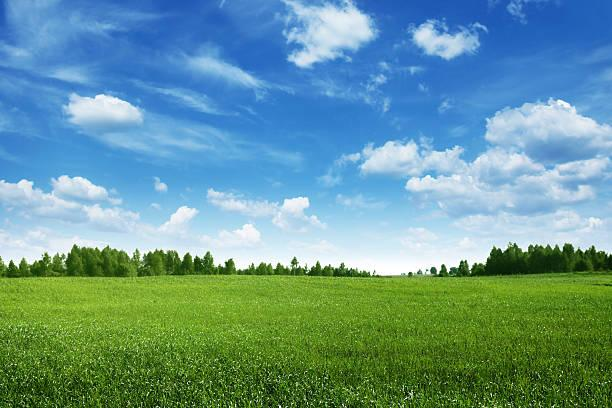
#> input picture zagovor4/data/travnik-uint8.jpeg, 612 x 408 px, found by its file name
$ python script2.py
#> lines starting #> are read from the running program, lines starting #| are printed output that depends on the picture; after the words box and inside, x2 and y2 are one past the last pixel; in counts of white or black regions, pixels touching at a corner belong together
import numpy as np
import matplotlib.pyplot as plt
import os, sys

parent_dir = "/home/urban/Faks/Obdelava slik in videa/Vaje"
sys.path.append(parent_dir)

# Naloga 1:
if __name__ == "__main__":
    image = plt.imread("zagovor4/data/travnik-uint8.jpeg")
#> image is the input picture: shape (408, 612, 3); mean R, G, B 103.3, 151, 149.6
    plt.imshow(image)
    plt.show()

def normalize_image(iImage):
    normalized_image = iImage.astype(float) / iImage.max()
    return normalized_image

if __name__ == "__main__":
    normalized_image = normalize_image(image)
    plt.imshow(normalized_image)
    plt.show()


# Naloga 2:
def rgb2hsv(iImageRGB):
    ri = iImageRGB[:, :, 0]
    gi = iImageRGB[:, :, 1]
    bi = iImageRGB[:, :, 2]

    vi = iImageRGB.max(axis=2)
    ci = vi - iImageRGB.min(axis=2)
    li = vi - ci / 2

    hi = np.zeros_like(vi)
    mask = (vi == ri) & (ci != 0)
#> mask: shape (408, 612) bool; 0.08% white; 15 white regions (13 under 20 px), largest, box (x1, y1, x2, y2) and area: (374, 264, 422, 273) 124, (295, 201, 305, 204) 22
    hi[mask] = 60 * ((gi[mask] - bi[mask]) / ci[mask])
    mask = (vi == gi) & (ci != 0)
#> mask: shape (408, 612) bool; 37.5% white; 61 white regions (58 under 20 px), largest, box (x1, y1, x2, y2) and area: (0, 241, 612, 408) 93560, (356, 257, 366, 263) 30, (21, 184, 28, 188) 24
    hi[mask] = 60 * (2 + (bi[mask] - ri[mask]) / ci[mask])
    mask = (vi == bi) & (ci != 0)
#> mask: shape (408, 612) bool; 62.5% white; 21 black regions (17 under 20 px), largest, box (x1, y1, x2, y2) and area: (0, 241, 612, 408) 93530, (22, 183, 28, 188) 24, (295, 201, 305, 204) 22, (357, 258, 366, 263) 21
    hi[mask] = 60 * (4 + (ri[mask] - gi[mask]) / ci[mask])
    hi[ci == 0] = 0

    si = np.zeros_like(vi)
    si[vi != 0] = ci[vi != 0] / vi[vi != 0]

    hsv_image = np.stack((hi, si, vi), axis=2)

    return hsv_image

if __name__ == "__main__":
    hsv_image = rgb2hsv(normalize_image(image))
    plt.imshow(hsv_image)
    plt.show()

# Naloga 3:
if __name__ == "__main__":
    h_slice = hsv_image[:, :, 0].copy()
    s_slice = hsv_image[:, :, 1]
    v_slice = hsv_image[:, :, 2]

    h_slice[h_slice < 100] = h_slice[h_slice < 100] / 2
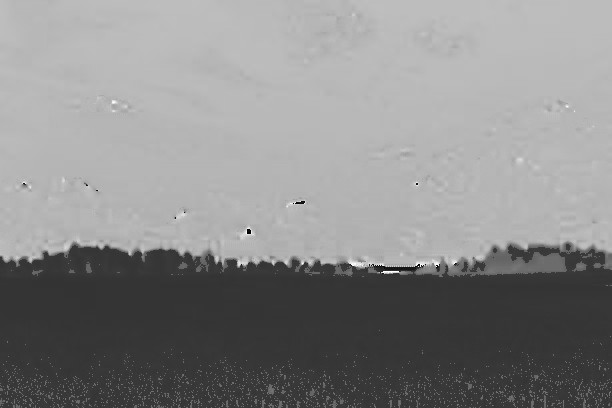
#> h_slice: shape (408, 612) float64; min -27, max 300, mean 148.2; drawn with min black and max white

    img_hsv_transformed = np.stack((h_slice, s_slice, v_slice), axis=2)
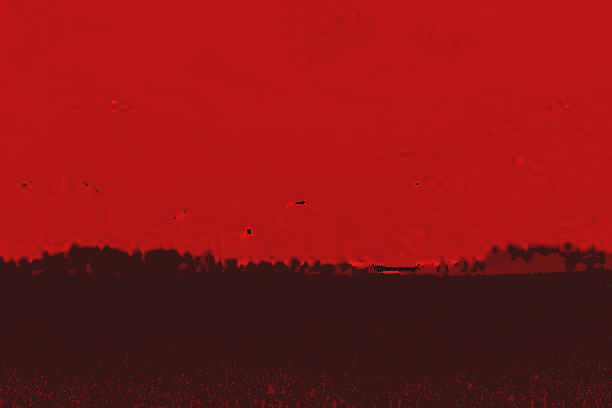
#> img_hsv_transformed: shape (408, 612, 3) float64; mean R, G, B 148.2, 0.6, 0.7; drawn with min black and max white

    plt.imshow(img_hsv_transformed)
    plt.show()

    print(np.array_equal(hsv_image, img_hsv_transformed))
#| False

# Naloga 4:
def hsv2rgb(hsvImage):
    hi = hsvImage[:, :, 0]
    si = hsvImage[:, :, 1]
    vi = hsvImage[:, :, 2]

    ci = si * vi
    hi_hat = hi / 60
    xi = ci * (1 - np.abs(hi_hat % 2 - 1))

    ri = np.zeros_like(hi)
    gi = np.zeros_like(hi)
    bi = np.zeros_like(hi)

    mask = (0 <= hi_hat) & (hi_hat < 1)
#> mask: shape (408, 612) bool; 0.06% white; 19 white regions (18 under 20 px), largest, box (x1, y1, x2, y2) and area: (376, 265, 416, 272) 123
    ri[mask] = ci[mask]
    gi[mask] = xi[mask]

    mask = (1 <= hi_hat) & (hi_hat < 2)
#> mask: shape (408, 612) bool; 36.6% white; 4 white regions (3 under 20 px), largest, box (x1, y1, x2, y2) and area: (0, 243, 612, 408) 91385
    ri[mask] = xi[mask]
    gi[mask] = ci[mask]

    mask = (2 <= hi_hat) & (hi_hat < 3)
#> mask: shape (408, 612) bool; 0.83% white in thin lines or dots, all inside (x1, y1, x2, y2) = (2, 102, 612, 408)
    gi[mask] = ci[mask]
#> gi: shape (408, 612) float64; min 0, max 0.561, mean 0.128
    bi[mask] = xi[mask]

    mask = (3 <= hi_hat) & (hi_hat < 4)
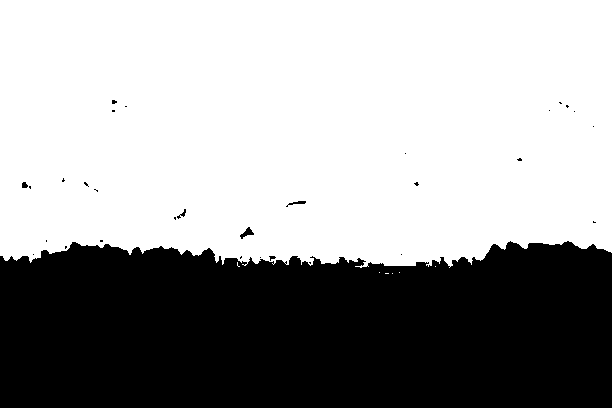
#> mask: shape (408, 612) bool; 62.3% white; 31 black regions (26 under 20 px), largest, box (x1, y1, x2, y2) and area: (0, 241, 612, 408) 93811, (240, 227, 254, 239) 72, (286, 201, 306, 207) 45, (177, 209, 186, 219) 31, (22, 182, 28, 188) 29
    gi[mask] = xi[mask]
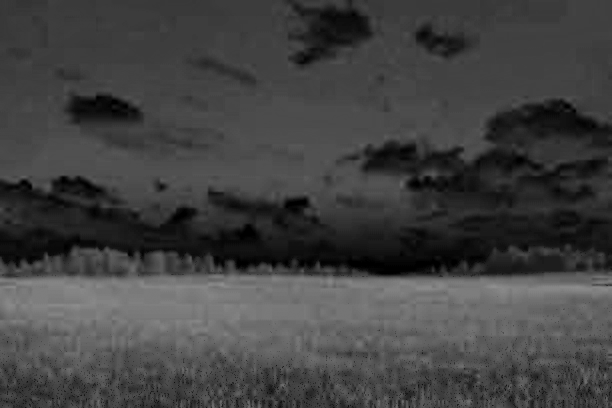
#> gi: shape (408, 612) float64; min 0, max 0.561, mean 0.259
    bi[mask] = ci[mask]
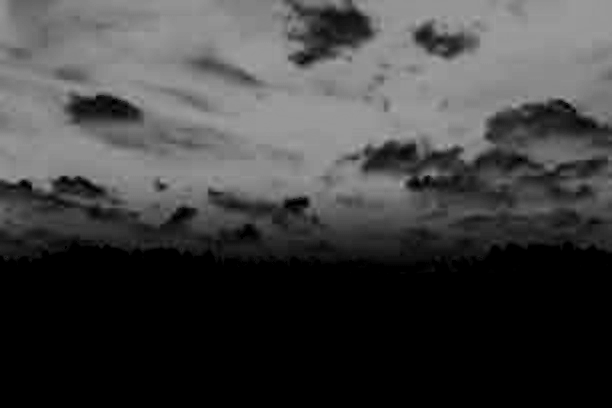
#> bi: shape (408, 612) float64; min 0, max 0.643, mean 0.253

    mask = (4 <= hi_hat) & (hi_hat < 5)
#> mask: shape (408, 612) bool; 0.16% white in thin lines or dots, all inside (x1, y1, x2, y2) = (22, 100, 594, 274)
    ri[mask] = xi[mask]
#> ri: shape (408, 612) float64; min 0, max 0.388, mean 0.0719
    bi[mask] = ci[mask]
#> bi: shape (408, 612) float64; 0.16% of pixels changed, all inside (x1, y1, x2, y2) = (22, 100, 594, 274)

    mask = (5 <= hi_hat) & (hi_hat < 6)
#> mask: shape (408, 612) bool; 0.02% white in thin lines or dots, all inside (x1, y1, x2, y2) = (113, 102, 439, 273)
    ri[mask] = ci[mask]
#> ri: shape (408, 612) float64; min 0, max 0.388, mean 0.0719
    bi[mask] = xi[mask]
#> bi: shape (408, 612) float64; min 0, max 0.643, mean 0.253

    m = vi - ci
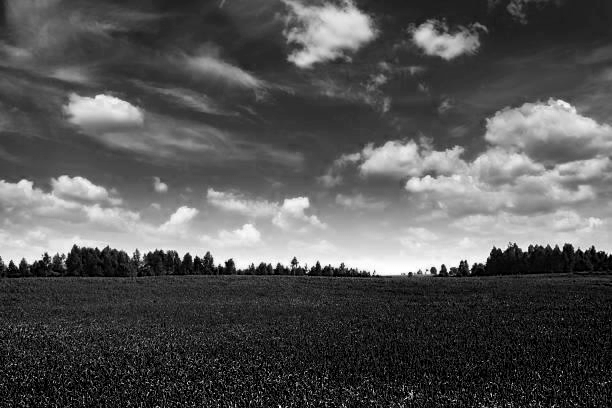
#> m: shape (408, 612) float64; min 0, max 1, mean 0.333
    rgbImage = np.stack((ri + m, gi + m, bi + m), axis=2)

    return rgbImage

if __name__ == "__main__":
    rgb_image = hsv2rgb(hsv_image)
    plt.imshow(rgb_image)
    plt.show()

    rgb_image2 = hsv2rgb(img_hsv_transformed)
#> in hsv2rgb (call 2), `mask = (0 <= hi_hat) & (hi_hat < 1)`: mask: shape (408, 612) bool; 34.5% white; 20 white regions (16 under 20 px), largest, box (x1, y1, x2, y2) and area: (0, 245, 612, 408) 85883, (469, 261, 486, 272) 91, (461, 262, 468, 272) 40, (566, 244, 571, 251) 25
#> in hsv2rgb (call 2), `mask = (1 <= hi_hat) & (hi_hat < 2)`:
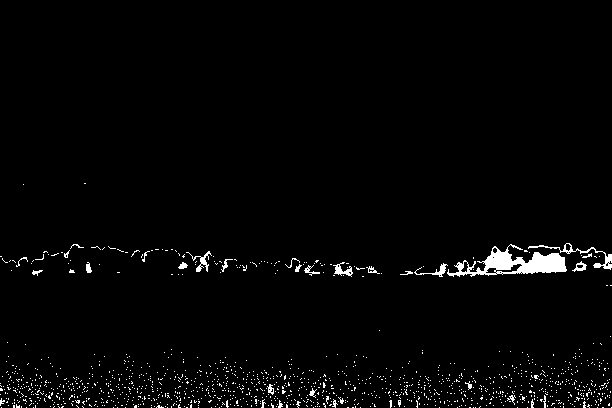
#> mask: shape (408, 612) bool; 2.2% white; 1290 white regions (1263 under 20 px), largest, box (x1, y1, x2, y2) and area: (447, 244, 567, 277) 1638, (528, 243, 612, 270) 308, (186, 251, 212, 272) 138
    plt.imshow(rgb_image2)
    plt.show()
